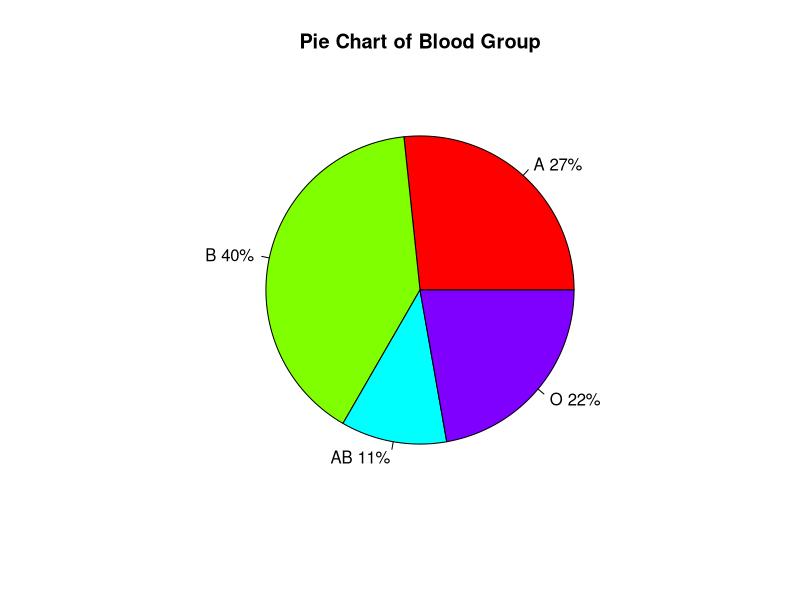
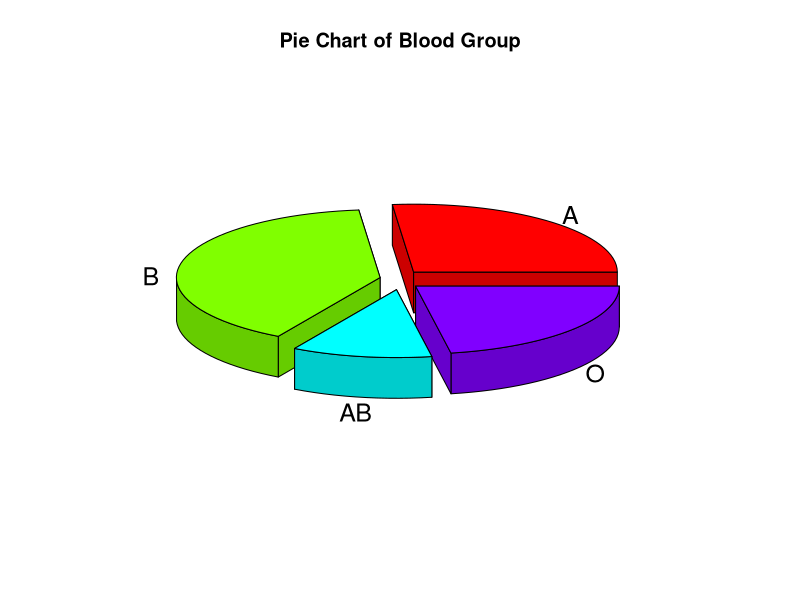
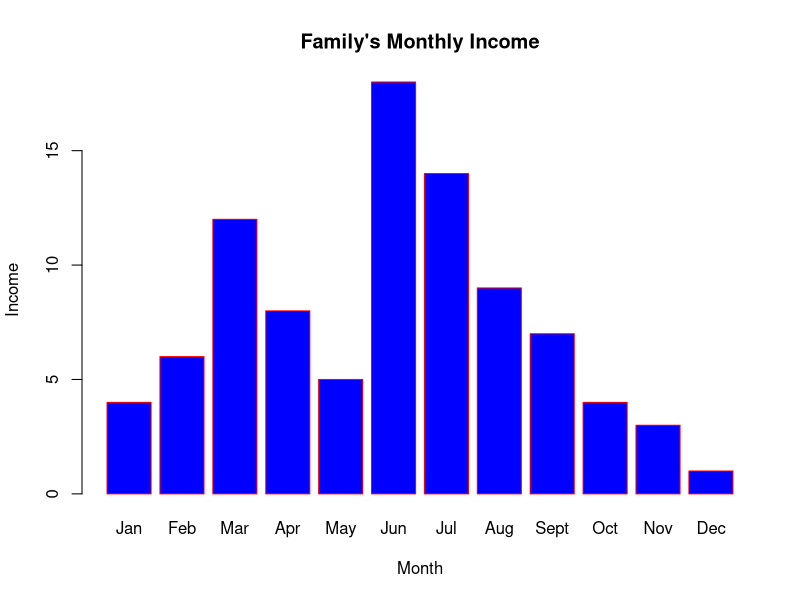
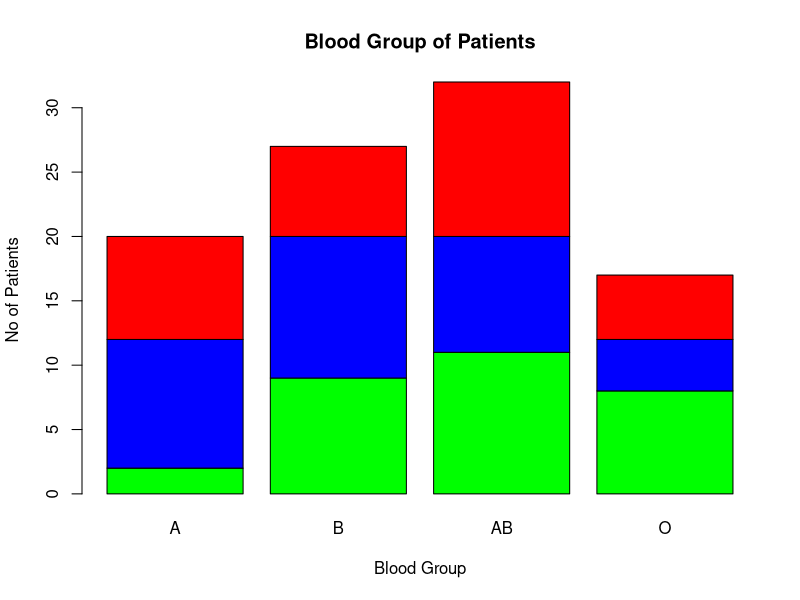
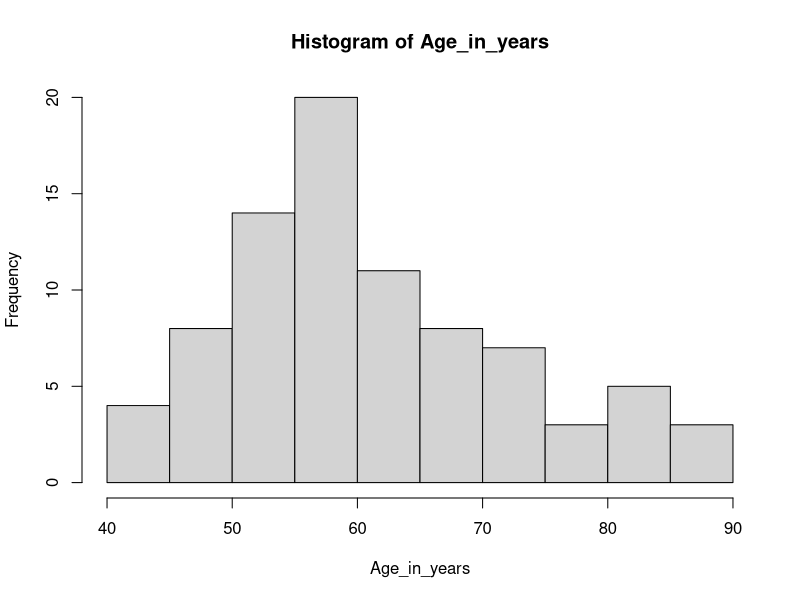
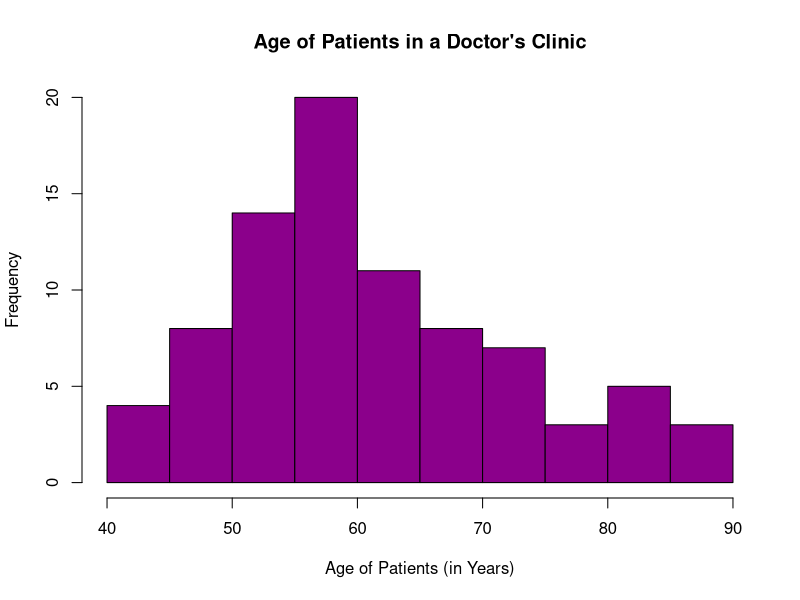

Source code (R) for these figures, in order:
#=======================================
# Pie Chart, Bar Chart, Histogram
#=======================================

##Pie Chart with annotated %
#=======================================
slices <- c(12, 18, 5, 10)
names <- c("A", "B", "AB", "O")
percent <- round(slices/sum(slices)*100)
names <- paste(names, percent)
names <- paste(names,"%",sep="")
pie(slices,labels = names, col=rainbow(length(names)),
    main="Pie Chart of Blood Group")


# 3D Pie Chart
#=============
install.packages("plotrix")
library(plotrix)
slices <- c(12, 18, 5, 10)
names <- c("A", "B", "AB", "O")
pie3D(slices,labels=names,explode=0.1,
      main="Pie Chart of Blood Group")

# Bar Chart
#==============
# Simple Bar Chart

# Create the data for the chart
Income <- c(4,6,12,8,5,18,14,9,7,4,3,1)
# assign/give names
Month <- c("Jan","Feb","Mar","Apr","May","Jun","Jul","Aug","Sept",
       "Oct","Nov","Dec")
# Plot the bar chart 
barplot(Income,names.arg=Month,xlab="Month",ylab="Income",col="blue",
        main="Family's Monthly Income",border="red")

# Stacked Bar Chart

# Create the input vectors.
colors = c("green","blue","red")
blood_group <- c("A","B","AB","O")
class <- c("Children","Youth","Adult")

# Create the matrix of the values.
patients <- matrix(c(2,9,11,8,10,11,9,4,8,7,12,5),
                 nrow = 3, ncol = 4, byrow = TRUE)
# Create the bar chart
barplot(patients, main = "Blood Group of Patients", 
        names.arg = blood_group, xlab = "Blood Group", 
        ylab = "No of Patients", col = colors)

# Add the legend to the chart
#legend("topleft", class, cex = 1.3, fill = colors)

# Histogram
#==================

# enter the values in R
Age_in_years<-c(60,68,63,56,90,64,74,57,65,85,83,88,74,60,
          85,72,89,64,65,75,65,70,66,65,55,75,82,54,
          60,68,60,59,55,52,55,60,57,80,45,44,57,80,
          53,56,55,57,55,48,60,82,65,45,49,55,75,62,
          60,60,68,58,48,60,62,70,56,49,60,50,76,54,
          74,66,48,51,55,50,69,52,42,50,65,58,54)
# Draw the histogram
hist(Age_in_years)

# Draw a colored histogram with specifications
hist(Age_in_years,
     main="Age of Patients in a Doctor's Clinic",
     xlab="Age of Patients (in Years)",
     xlim=c(40,90),
     col="darkmagenta",
     freq=TRUE)
